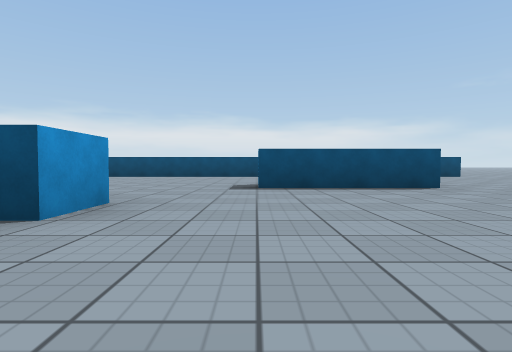
View 1 (above)

21 first-person views from a walk through a Unity game level. The camera is 0.29 m above the floor, tilts 2° down and sees 80° across. The floor is counted in squares, 1 m on a side. Each view is taken from the middle of a square. On the plan, view 1 faces up. The plan holds only what a view shows up to about 9 squares ahead; the rest is blank. The place goes on beyond the plan. Surface patterns are stand-ins for the level's own textures.

View 2
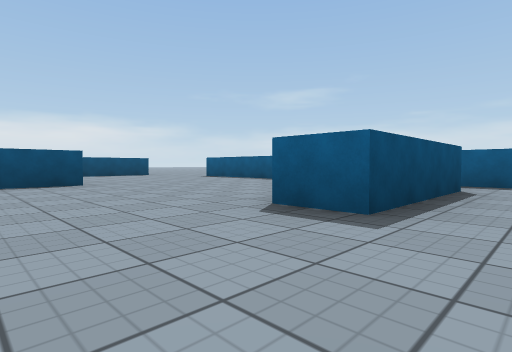

View 3
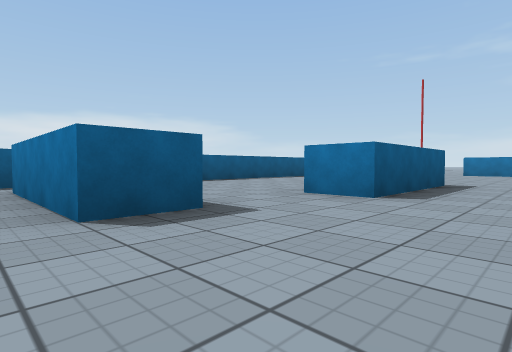

View 4
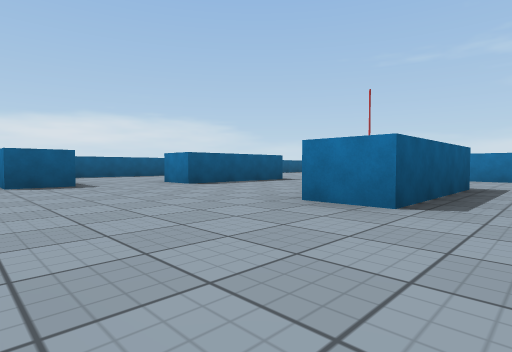

View 5
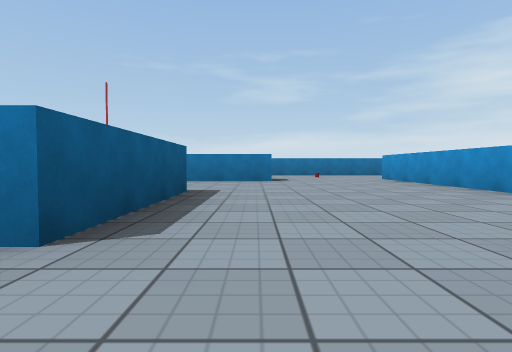

View 6
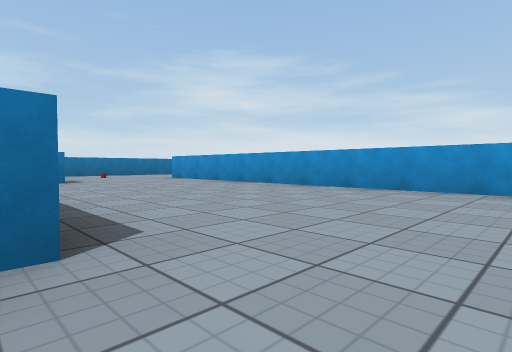

View 7
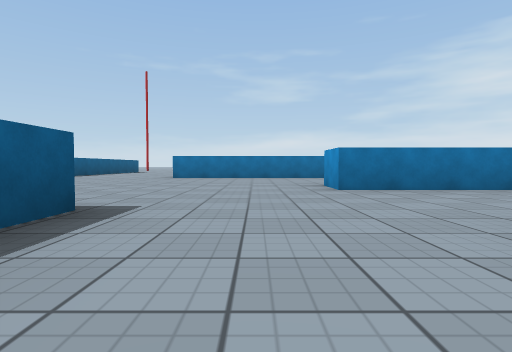

View 8
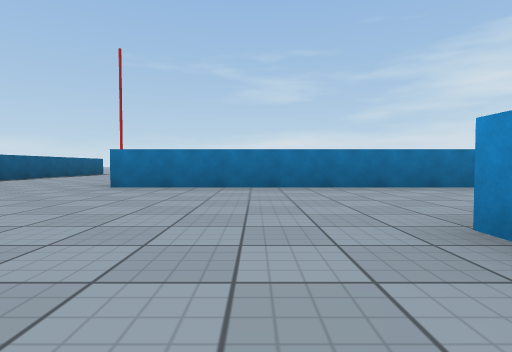

View 9
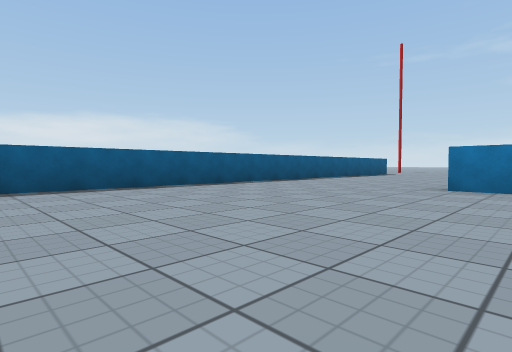

View 10
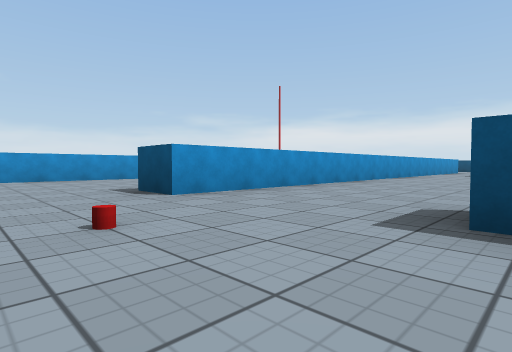

View 11
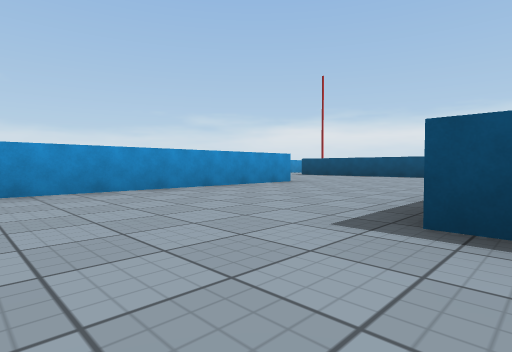

View 12
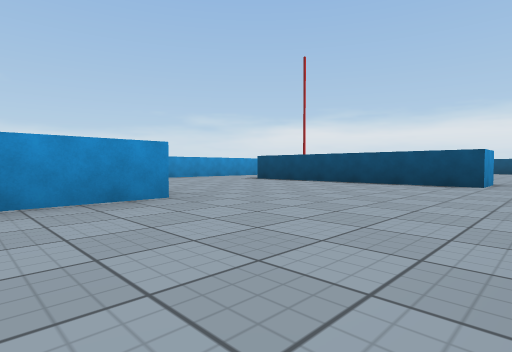

View 13
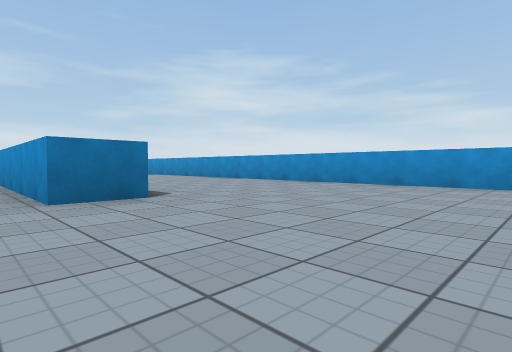

View 14
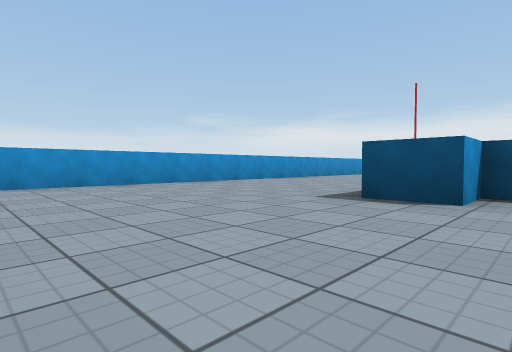

View 15
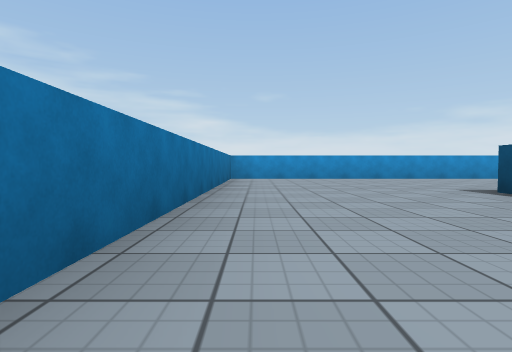

View 16
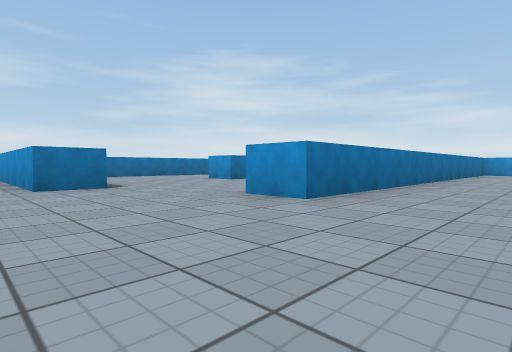

View 17
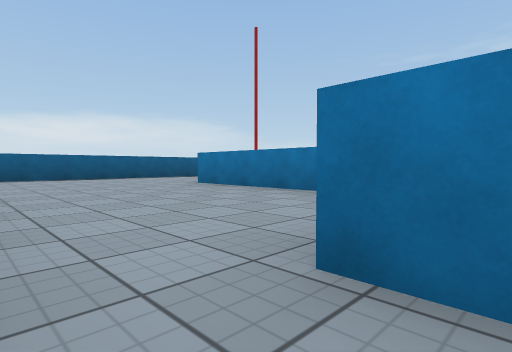

View 18
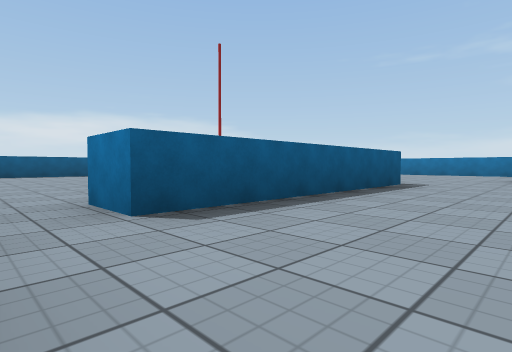

View 19
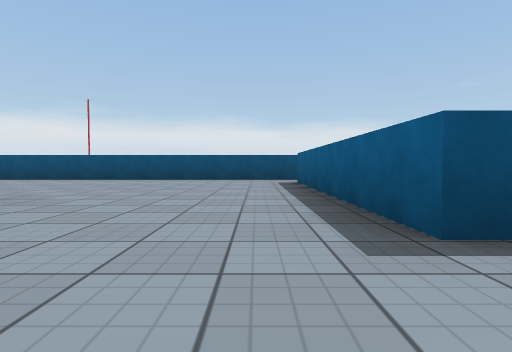

View 20
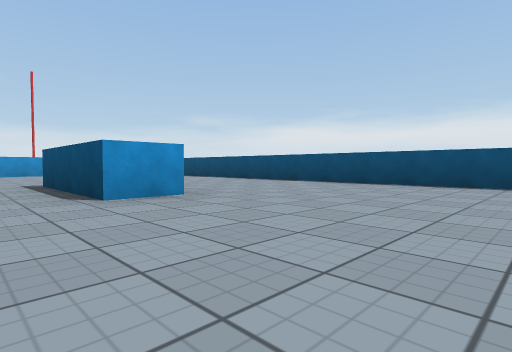

View 21
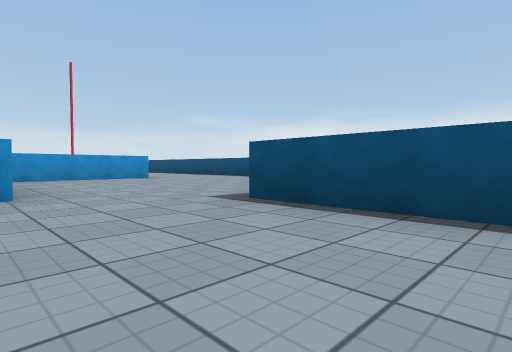

### Floor plan
Ten units are one square. View 1 is at (0, 0); x grows to the right and y downward. Boxes are objects, and circles mark ways between rooms. Rooms are numbered by the first view taken in them; rooms with no view inside come last. Other rooms are left out.
<svg viewBox="-131 -82 196 286">
<path fill="none" stroke="#000" d="M60 -34 60 -59M-45 90 30 90M-47 -52 -47 65M53 -77 -50 -77M9 129 34 129M60 136 60 -6M-57 90 -45 90M-47 65 -55 65M-94 36 -85 36 -85 78M-11 97 -85 97 -85 104 -92 104M-67 -6 -67 1 -109 1M-13 149 -13 107 -5 107M-126 -12 -126 135 -42 135 -42 144M-35 161 -26 161 -26 192M-66 168 -61 168 -61 176M60 148 60 136M-69 199 -46 199M-21 199 -1 199"/>
<rect x="-35" y="75" width="10" height="10" fill="#bbb"><title>red cylinder</title></rect>
<rect x="-35" y="-25" width="30" height="10" fill="#bbb"><title>block</title></rect>
<rect x="-25" y="55" width="30" height="10" fill="#bbb"><title>block</title></rect>
<rect x="-15" y="5" width="10" height="30" fill="#bbb"><title>block</title></rect>
<rect x="-5" y="-45" width="30" height="10" fill="#bbb"><title>block</title></rect>
<rect x="15" y="15" width="20" height="30" fill="#bbb"><title>block</title></rect>
<rect x="25" y="-5" width="30" height="10" fill="#bbb"><title>block</title></rect>
<circle cx="-10" cy="100" r="3" fill="#2a7"/>
<circle cx="-50" cy="75" r="3" fill="#2a7"/>
<circle cx="-50" cy="-65" r="3" fill="#2a7"/>
<circle cx="45" cy="130" r="3" fill="#2a7"/>
<circle cx="55" cy="-65" r="3" fill="#2a7"/>
<circle cx="-115" cy="0" r="3" fill="#2a7"/>
<circle cx="-30" cy="150" r="3" fill="#2a7"/>
<circle cx="-60" cy="0" r="3" fill="#2a7"/>
<text x="10" y="20">1</text>
<text x="-80" y="80">2</text>
<text x="-60" y="-10">3</text>
</svg>
Room 1 opens to room 2. Room 1 opens to room 3. Room 2 opens to room 3.

Where each view was taken, in squares from view 1:
view 1: 0 up, 0 right, facing up
view 2: 1 down, 1 right, facing up-right
view 3: 1 up, 1 right, facing down-right
view 4: 1 up, 2 left, facing down-right
view 5: 0 up, 2 left, facing down
view 6: 0 up, 1 left, facing down-left
view 7: 2 down, 1 right, facing down
view 8: 5 down, 1 right, facing down
view 9: 5 down, 2 right, facing down-right
view 10: 8 down, 2 left, facing up-left
view 11: 8 down, 5 left, facing up-left
view 12: 5 down, 6 left, facing up-left
view 13: 1 down, 8 left, facing down-left
view 14: 13 down, 8 left, facing up-left
view 15: 13 down, 6 left, facing left
view 16: 12 down, 2 left, facing down-left
view 17: 10 down, 1 left, facing down-right
view 18: 10 down, 3 left, facing down-right
view 19: 16 down, 2 left, facing up
view 20: 3 up, 5 right, facing up-left
view 21: 2 up, 2 right, facing up-left
